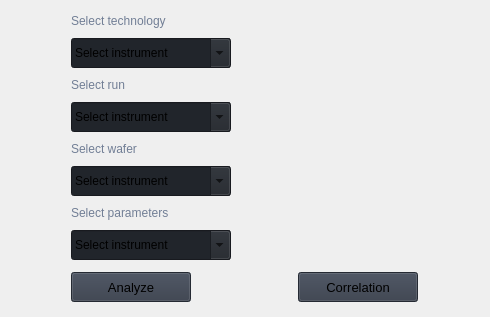
                             <widget class="QWidget" name="bbdd">
                              <widget class="QWidget" name="gridLayoutWidget_9">
                               <property name="geometry">
                                <rect>
                                 <x>10</x>
                                 <y>10</y>
                                 <width>471</width>
                                 <height>298</height>
                                </rect>
                               </property>
                               <layout class="QGridLayout" name="gridLayout_16">
                                <property name="sizeConstraint">
                                 <enum>QLayout::SetDefaultConstraint</enum>
                                </property>
                                <item row="5" column="0">
                                 <widget class="QComboBox" name="cmbWafers">
                                  <property name="minimumSize">
                                   <size>
                                    <width>160</width>
                                    <height>30</height>
                                   </size>
                                  </property>
                                  <property name="maximumSize">
                                   <size>
                                    <width>16777215</width>
                                    <height>30</height>
                                   </size>
                                  </property>
                                  <property name="font">
                                   <font>
                                    <family>Segoe UI</family>
                                    <pointsize>10</pointsize>
                                    <weight>50</weight>
                                    <italic>false</italic>
                                    <bold>false</bold>
                                   </font>
                                  </property>
                                  <property name="autoFillBackground">
                                   <bool>false</bool>
                                  </property>
                                  <property name="styleSheet">
                                   <string notr="true">background-color: rgb(33, 37, 43);</string>
                                  </property>
                                  <property name="editable">
                                   <bool>true</bool>
                                  </property>
                                  <property name="currentText">
                                   <string>Select instrument</string>
                                  </property>
                                  <property name="iconSize">
                                   <size>
                                    <width>16</width>
                                    <height>16</height>
                                   </size>
                                  </property>
                                  <property name="frame">
                                   <bool>true</bool>
                                  </property>
                                  <item>
                                   <property name="text">
                                    <string>Select instrument</string>
                                   </property>
                                  </item>
                                 </widget>
                                </item>
                                <item row="0" column="0">
                                 <widget class="QLabel" name="labelVersion_15">
                                  <property name="maximumSize">
                                   <size>
                                    <width>200</width>
                                    <height>20</height>
                                   </size>
                                  </property>
                                  <property name="styleSheet">
                                   <string notr="true">color: rgb(113, 126, 149);</string>
                                  </property>
                                  <property name="lineWidth">
                                   <number>1</number>
                                  </property>
                                  <property name="text">
                                   <string>Select technology</string>
                                  </property>
                                  <property name="alignment">
                                   <set>Qt::AlignLeading|Qt::AlignLeft|Qt::AlignVCenter</set>
                                  </property>
                                 </widget>
                                </item>
                                <item row="9" column="0">
                                 <spacer name="verticalSpacer_12">
                                  <property name="orientation">
                                   <enum>Qt::Vertical</enum>
                                  </property>
                                  <property name="sizeType">
                                   <enum>QSizePolicy::Fixed</enum>
                                  </property>
                                  <property name="sizeHint" stdset="0">
                                   <size>
                                    <width>20</width>
                                    <height>5</height>
                                   </size>
                                  </property>
                                 </spacer>
                                </item>
                                <item row="11" column="1">
                                 <widget class="QPushButton" name="btnCorrelationBBDD">
                                  <property name="minimumSize">
                                   <size>
                                    <width>120</width>
                                    <height>30</height>
                                   </size>
                                  </property>
                                  <property name="maximumSize">
                                   <size>
                                    <width>120</width>
                                    <height>30</height>
                                   </size>
                                  </property>
                                  <property name="font">
                                   <font>
                                    <family>Segoe UI</family>
                                    <pointsize>10</pointsize>
                                    <weight>50</weight>
                                    <italic>false</italic>
                                    <bold>false</bold>
                                   </font>
                                  </property>
                                  <property name="cursor">
                                   <cursorShape>PointingHandCursor</cursorShape>
                                  </property>
                                  <property name="styleSheet">
                                   <string notr="true">background-color: rgb(52, 59, 72);</string>
                                  </property>
                                  <property name="text">
                                   <string>Correlation</string>
                                  </property>
                                  <property name="icon">
                                   <iconset resource="resources.qrc">
                                    <normaloff>:/icons/images/icons/cil-loop-circular.png</normaloff>:/icons/images/icons/cil-loop-circular.png</iconset>
                                  </property>
                                 </widget>
                                </item>
                                <item row="1" column="0">
                                 <widget class="QComboBox" name="cmbTechnology">
                                  <property name="minimumSize">
                                   <size>
                                    <width>160</width>
                                    <height>30</height>
                                   </size>
                                  </property>
                                  <property name="maximumSize">
                                   <size>
                                    <width>16777215</width>
                                    <height>30</height>
                                   </size>
                                  </property>
                                  <property name="font">
                                   <font>
                                    <family>Segoe UI</family>
                                    <pointsize>10</pointsize>
                                    <weight>50</weight>
                                    <italic>false</italic>
                                    <bold>false</bold>
                                   </font>
                                  </property>
                                  <property name="autoFillBackground">
                                   <bool>false</bool>
                                  </property>
                                  <property name="styleSheet">
                                   <string notr="true">background-color: rgb(33, 37, 43);</string>
                                  </property>
                                  <property name="editable">
                                   <bool>true</bool>
                                  </property>
                                  <property name="currentText">
                                   <string>Select instrument</string>
                                  </property>
                                  <property name="iconSize">
                                   <size>
                                    <width>16</width>
                                    <height>16</height>
                                   </size>
                                  </property>
                                  <property name="frame">
                                   <bool>true</bool>
                                  </property>
                                  <item>
                                   <property name="text">
                                    <string>Select instrument</string>
                                   </property>
                                  </item>
                                 </widget>
                                </item>
                                <item row="2" column="0">
                                 <widget class="QLabel" name="labelVersion_17">
                                  <property name="maximumSize">
                                   <size>
                                    <width>200</width>
                                    <height>20</height>
                                   </size>
                                  </property>
                                  <property name="styleSheet">
                                   <string notr="true">color: rgb(113, 126, 149);</string>
                                  </property>
                                  <property name="lineWidth">
                                   <number>1</number>
                                  </property>
                                  <property name="text">
                                   <string>Select run</string>
                                  </property>
                                  <property name="alignment">
                                   <set>Qt::AlignLeading|Qt::AlignLeft|Qt::AlignVCenter</set>
                                  </property>
                                 </widget>
                                </item>
                                <item row="3" column="0">
                                 <widget class="QComboBox" name="cmbRuns">
                                  <property name="minimumSize">
                                   <size>
                                    <width>160</width>
                                    <height>30</height>
                                   </size>
                                  </property>
                                  <property name="maximumSize">
                                   <size>
                                    <width>16777215</width>
                                    <height>30</height>
                                   </size>
                                  </property>
                                  <property name="font">
                                   <font>
                                    <family>Segoe UI</family>
                                    <pointsize>10</pointsize>
                                    <weight>50</weight>
                                    <italic>false</italic>
                                    <bold>false</bold>
                                   </font>
                                  </property>
                                  <property name="autoFillBackground">
                                   <bool>false</bool>
                                  </property>
                                  <property name="styleSheet">
                                   <string notr="true">background-color: rgb(33, 37, 43);</string>
                                  </property>
                                  <property name="editable">
                                   <bool>true</bool>
                                  </property>
                                  <property name="currentText">
                                   <string>Select instrument</string>
                                  </property>
                                  <property name="iconSize">
                                   <size>
                                    <width>16</width>
                                    <height>16</height>
                                   </size>
                                  </property>
                                  <property name="frame">
                                   <bool>true</bool>
                                  </property>
                                  <item>
                                   <property name="text">
                                    <string>Select instrument</string>
                                   </property>
                                  </item>
                                 </widget>
                                </item>
                                <item row="4" column="0">
                                 <widget class="QLabel" name="labelVersion_16">
                                  <property name="maximumSize">
                                   <size>
                                    <width>200</width>
                                    <height>20</height>
                                   </size>
                                  </property>
                                  <property name="styleSheet">
                                   <string notr="true">color: rgb(113, 126, 149);</string>
                                  </property>
                                  <property name="lineWidth">
                                   <number>1</number>
                                  </property>
                                  <property name="text">
                                   <string>Select wafer</string>
                                  </property>
                                  <property name="alignment">
                                   <set>Qt::AlignLeading|Qt::AlignLeft|Qt::AlignVCenter</set>
                                  </property>
                                 </widget>
                                </item>
                                <item row="11" column="0">
                                 <widget class="QPushButton" name="btnAnalyzeBBDD">
                                  <property name="minimumSize">
                                   <size>
                                    <width>120</width>
                                    <height>0</height>
                                   </size>
                                  </property>
                                  <property name="maximumSize">
                                   <size>
                                    <width>120</width>
                                    <height>30</height>
                                   </size>
                                  </property>
                                  <property name="font">
                                   <font>
                                    <family>Segoe UI</family>
                                    <pointsize>10</pointsize>
                                    <weight>50</weight>
                                    <italic>false</italic>
                                    <bold>false</bold>
                                   </font>
                                  </property>
                                  <property name="cursor">
                                   <cursorShape>PointingHandCursor</cursorShape>
                                  </property>
                                  <property name="styleSheet">
                                   <string notr="true">background-color: rgb(52, 59, 72);</string>
                                  </property>
                                  <property name="text">
                                   <string>Analyze</string>
                                  </property>
                                  <property name="icon">
                                   <iconset resource="resources.qrc">
                                    <normaloff>:/icons/images/icons/cil-loop-circular.png</normaloff>:/icons/images/icons/cil-loop-circular.png</iconset>
                                  </property>
                                 </widget>
                                </item>
                                <item row="6" column="0">
                                 <widget class="QLabel" name="labelVersion_18">
                                  <property name="maximumSize">
                                   <size>
                                    <width>200</width>
                                    <height>20</height>
                                   </size>
                                  </property>
                                  <property name="styleSheet">
                                   <string notr="true">color: rgb(113, 126, 149);</string>
                                  </property>
                                  <property name="lineWidth">
                                   <number>1</number>
                                  </property>
                                  <property name="text">
                                   <string>Select parameters</string>
                                  </property>
                                  <property name="alignment">
                                   <set>Qt::AlignLeading|Qt::AlignLeft|Qt::AlignVCenter</set>
                                  </property>
                                 </widget>
                                </item>
                                <item row="8" column="0">
                                 <widget class="CheckableComboBox" name="cmbParametersBBDD">
                                  <property name="minimumSize">
                                   <size>
                                    <width>160</width>
                                    <height>30</height>
                                   </size>
                                  </property>
                                  <property name="maximumSize">
                                   <size>
                                    <width>16777215</width>
                                    <height>30</height>
                                   </size>
                                  </property>
                                  <property name="font">
                                   <font>
                                    <family>Segoe UI</family>
                                    <pointsize>10</pointsize>
                                    <weight>50</weight>
                                    <italic>false</italic>
                                    <bold>false</bold>
                                   </font>
                                  </property>
                                  <property name="autoFillBackground">
                                   <bool>false</bool>
                                  </property>
                                  <property name="styleSheet">
                                   <string notr="true">background-color: rgb(33, 37, 43);</string>
                                  </property>
                                  <property name="editable">
                                   <bool>true</bool>
                                  </property>
                                  <property name="currentText">
                                   <string>Select instrument</string>
                                  </property>
                                  <property name="iconSize">
                                   <size>
                                    <width>16</width>
                                    <height>16</height>
                                   </size>
                                  </property>
                                  <property name="frame">
                                   <bool>true</bool>
                                  </property>
                                  <item>
                                   <property name="text">
                                    <string>Select instrument</string>
                                   </property>
                                  </item>
                                 </widget>
                                </item>
                               </layout>
                              </widget>
                             </widget>
